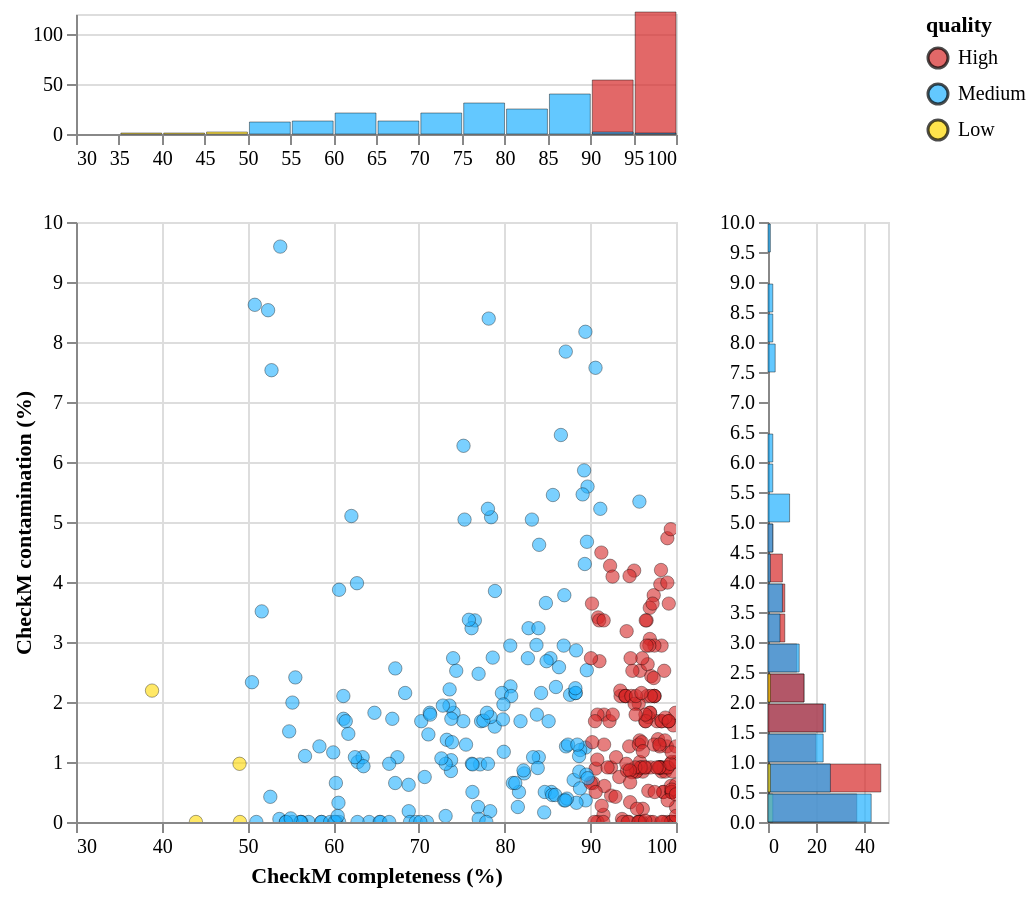

Notebook code cell kept with this figure:
### Code cell
base = alt.Chart(cc_df_)
base_bar = base.mark_bar(
    opacity=0.7, 
    binSpacing=1,
    stroke='black',  # Set edge color
    strokeWidth=0.3,
)

xscale = alt.Scale(domain=(30, 100))
yscale = alt.Scale(domain=(0, 10))

points = base.mark_circle(
    size=45,
    stroke='black',  # Set edge color
    strokeWidth=0.3,  # Set edge width
    opacity=0.6
).encode(
    alt.X('CheckM_completeness(%)', title='CheckM completeness (%)').scale(xscale),
    alt.Y('CheckM_contamination(%)', title='CheckM contamination (%)').scale(yscale),
    color=alt.Color('quality', scale=alt.Scale(domain=['High', 'Medium', 'Low'], range=['#D62828','#21B1FF','#FFD800'])),
    tooltip=[
        alt.Tooltip('CheckM_completeness(%):Q', title='com'),
        alt.Tooltip('CheckM_contamination(%):Q', title='con'),
        alt.Tooltip('Accession:N', title='acc'),
        # alt.Tooltip('size:Q', title='大小')  # 添加额外信息
    ]
).interactive()

top_hist = (
    base_bar
    .encode(
        alt.X("CheckM_completeness(%):Q")
            # when using bins, the axis scale is set through
            # the bin extent, so we do not specify the scale here
            # (which would be ignored anyway)
            .bin(maxbins=20, extent=xscale.domain).stack(None).title(""),
        alt.Y("count()", scale=alt.Scale(domain=(0, 120))).stack(None).title(""),
        color=alt.Color('quality', scale=alt.Scale(domain=['High', 'Medium', 'Low'], range=['#D62828','#21B1FF','#FFD800'])),
    )
    .properties(height=60)
)

right_hist = (
    base_bar
    .encode(
        alt.Y("CheckM_contamination(%):Q")
            .bin(maxbins=20, extent=yscale.domain)
            .stack(None)
            .title(""),
        alt.X("count()", scale=alt.Scale(domain=(0, 50))).stack(None).title(""),
        color=alt.Color('quality', scale=alt.Scale(domain=['High', 'Medium', 'Low'], range=['#D62828','#21B1FF','#FFD800'])),
    )
    .properties(width=60)
)

top_hist & (points | right_hist)

### Figure 1 — Vega-Lite specification as saved in the notebook (floating-point values rounded to 4 significant figures; data arrays with more than 128 entries replaced by an {"elided": "..."} marker saying what was removed)
{"config": {"title": {"font": "Times New Roman"}, "axis": {"labelFont": "Times New Roman", "titleFont": "Times New Roman"}, "header": {"labelFont": "Times New Roman", "titleFont": "Times New Roman"}, "legend": {"labelFont": "Times New Roman", "titleFont": "Times New Roman"}}, "vconcat": [{"mark": {"type": "bar", "binSpacing": 1, "opacity": 0.7, "stroke": "black", "strokeWidth": 0.3}, "encoding": {"color": {"field": "quality", "scale": {"domain": ["High", "Medium", "Low"], "range": ["#D62828", "#21B1FF", "#FFD800"]}, "type": "nominal"}, "x": {"bin": {"maxbins": 20, "extent": [30, 100]}, "field": "CheckM_completeness(%)", "stack": null, "title": "", "type": "quantitative"}, "y": {"aggregate": "count", "scale": {"domain": [0, 120]}, "stack": null, "title": "", "type": "quantitative"}}, "height": 60}, {"hconcat": [{"mark": {"type": "circle", "opacity": 0.6, "size": 45, "stroke": "black", "strokeWidth": 0.3}, "encoding": {"color": {"field": "quality", "scale": {"domain": ["High", "Medium", "Low"], "range": ["#D62828", "#21B1FF", "#FFD800"]}, "type": "nominal"}, "tooltip": [{"field": "CheckM_completeness(%)", "title": "com", "type": "quantitative"}, {"field": "CheckM_contamination(%)", "title": "con", "type": "quantitative"}, {"field": "Accession", "title": "acc", "type": "nominal"}], "x": {"field": "CheckM_completeness(%)", "scale": {"domain": [30, 100]}, "title": "CheckM completeness (%)", "type": "quantitative"}, "y": {"field": "CheckM_contamination(%)", "scale": {"domain": [0, 10]}, "title": "CheckM contamination (%)", "type": "quantitative"}}, "name": "view_1"}, {"mark": {"type": "bar", "binSpacing": 1, "opacity": 0.7, "stroke": "black", "strokeWidth": 0.3}, "encoding": {"color": {"field": "quality", "scale": {"domain": ["High", "Medium", "Low"], "range": ["#D62828", "#21B1FF", "#FFD800"]}, "type": "nominal"}, "x": {"aggregate": "count", "scale": {"domain": [0, 50]}, "stack": null, "title": "", "type": "quantitative"}, "y": {"bin": {"maxbins": 20, "extent": [0, 10]}, "field": "CheckM_contamination(%)", "stack": null, "title": "", "type": "quantitative"}}, "width": 60}]}], "data": {"name": "data-cd4651e00d65e83174aec761e7221d51"}, "params": [{"name": "param_1", "select": {"type": "interval", "encodings": ["x", "y"]}, "bind": "scales", "views": ["view_1"]}], "$schema": "https://vega.github.io/schema/vega-lite/v5.17.0.json", "datasets": {"data-cd4651e00d65e83174aec761e7221d51": {"elided": "359 records"}}}
